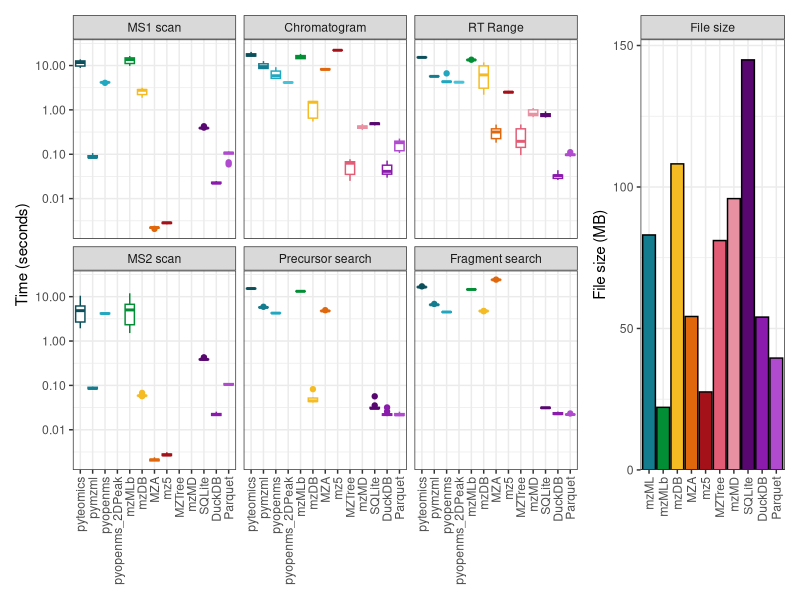
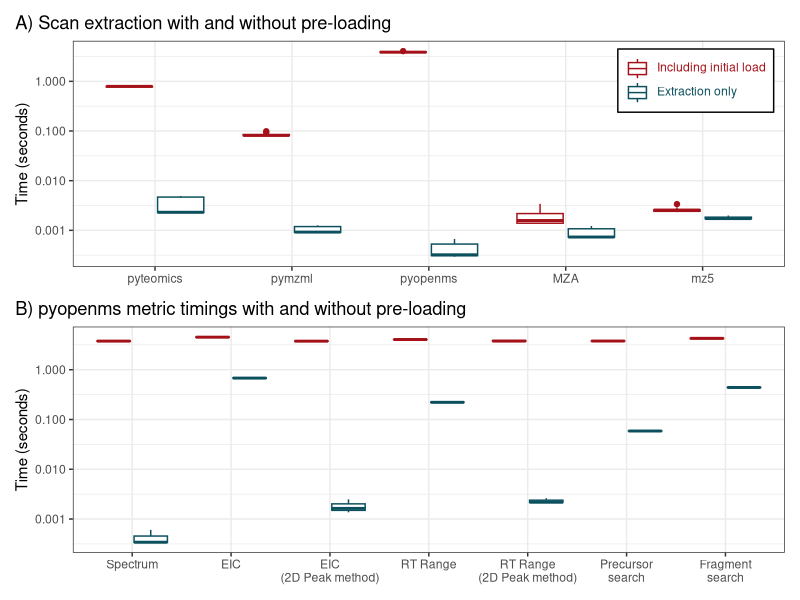
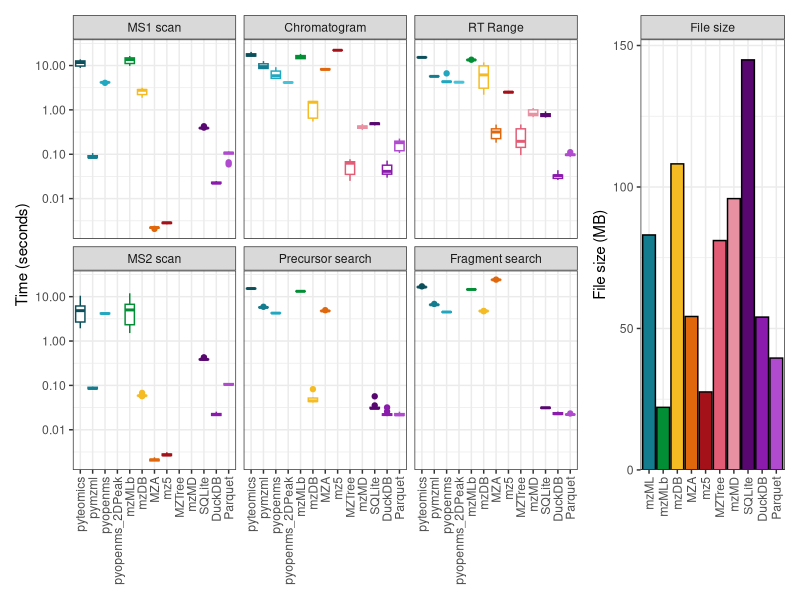
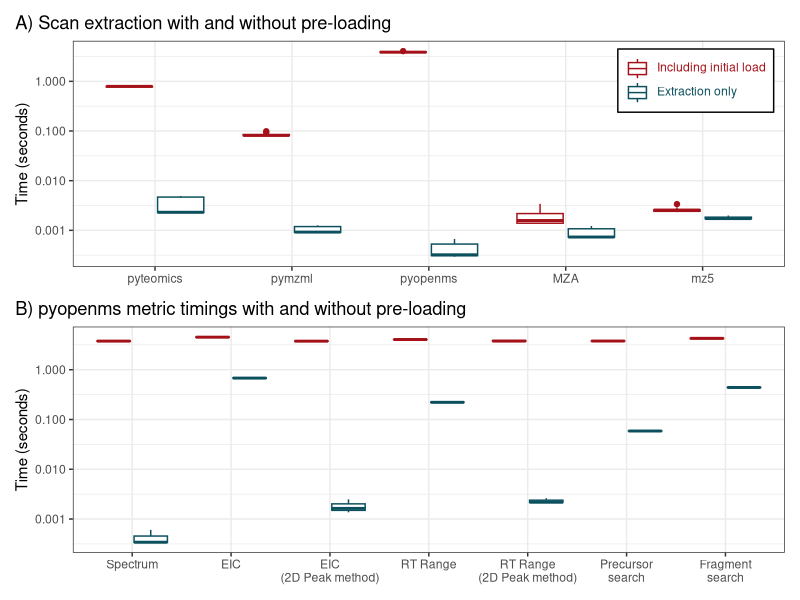

Here is the R script that generated these plots, in order: (Note: this script raises an error after producing the figures.)
## ---- chunk 1
knitr::opts_chunk$set(echo = TRUE, include=FALSE, eval=FALSE)
library(tidyverse)
library(ggtext)
library(patchwork)

method_names <- c("pyteomics", "pymzml", "pyopenms", "pyopenms_2DPeak",
                  "mzMLb", "mzDB", "MZA", "mz5", 
                  "MZTree", "mzMD", 
                  "SQLite", "DuckDB", "Parquet")
method_colors <- c("#0B4F5B", "#147C8F", "#21A8C0", "#44C3DA", 
                   "#028e34", "#f4bb23", "#e0670b", "#a41118", 
                   "#E25C76", "#E891A2", 
                   "#580770", "#8A1BAC", "#B04ACF")

## ---- chunk 2
all_timings <- read_csv("data/singlefile_times.csv") %>% 
  mutate(method=factor(method, levels=method_names)) %>%
  mutate(query=factor(query, levels=c("ms1_spec", "chrom", "rtrange",
                                      "ms2_spec", "premz", "fragmz"),
                      labels=c("MS1 scan", "Chromatogram", "RT Range",
                               "MS2 scan", "Precursor search",
                               "Fragment search")))
all_sizes <- read_csv("data/file_sizes.csv") %>%
  mutate(method=factor(method, levels=method_names))

time_boxplot <- all_timings %>%
  ggplot() +
  geom_boxplot(aes(x=method, y=time, color=method)) +
  facet_wrap(~query) +
  scale_y_log10() +
  scale_color_manual(breaks = method_names, values=method_colors) +
  labs(x=NULL, y="Time (seconds)", color=NULL) +
  theme_bw() +
  theme(axis.text.x = element_text(angle=90, hjust=1, vjust=0.5),
        legend.position = "none")
size_barplot <- all_sizes %>%
  filter(!method%in%c("pyteomics", "pyopenms", "pyopenms_2DPeak")) %>%
  mutate(method=as.character(method)) %>%
  mutate(method=ifelse(method=="pymzml", "mzML", method)) %>%
  mutate(method=factor(method, levels=c("mzML", method_names))) %>%
  mutate(query="File size") %>%
  ggplot() +
  geom_hline(yintercept = 0) +
  geom_col(aes(x=method, y=file_size/1e6, fill=method), color="black") +
  scale_y_continuous(expand = expansion(mult = c(0, 0.05))) +
  scale_fill_manual(breaks = c("mzML", method_names), 
                    values=c("#147C8F", method_colors)) +
  facet_wrap(~query) +
  labs(x=NULL, y="File size (MB)", fill="File type") +
  theme_bw() +
  theme(axis.text.x = element_text(angle=90, hjust=1, vjust=0.5), legend.position = "none")

time_boxplot + size_barplot + plot_layout(widths = c(3.5, 1))

ggsave("figures/singlefile_fig.png", width = 6.5, height=5)

## ---- chunk 3
fun_levels = c("<span style='color:#a41118'>Including initial load</span>", 
               "<span style='color:#0b505c'>Extraction only</span>")
init_outside_gp <- read_csv("data/singlefile_supp.csv") %>%
  pivot_longer(pyteomics:mz5, names_to = "method", values_to="time") %>%
  mutate(method=factor(method, levels=method_names)) %>%
  mutate(fun_type=factor(fun_type, levels=c("inclusive", "minimal"),
                         labels=fun_levels)) %>%
  ggplot() +
  geom_boxplot(aes(x=method, y=time, color=fun_type)) +
  scale_y_log10() +
  scale_color_manual(breaks=fun_levels, values = c("#a41118", "#0b505c")) +
  labs(x=NULL, y="Time (seconds)", color=NULL) +
  theme_bw() +
  theme(legend.text=element_markdown(), legend.position = "inside",
        legend.justification.inside = c(0.98, 0.95),
        legend.background = element_rect(color='black'),
        plot.title.position = "plot", 
        plot.caption.position =  "plot") +
  ggtitle("A) Scan extraction with and without pre-loading")

pyopenms_precomp_gp <- read_csv("data/pyopenms_precomp.csv") %>%
  pivot_longer(rep1:rep3) %>%
  mutate(type=factor(type, levels=c("init", "precomp"),
                       labels=fun_levels)) %>%
  mutate(method=factor(method, levels=c("spec", "chrom", "chrom_2D", "rtrange",
                                        "rtrange_2D", "premz", "fragmz"),
                       labels = c("Spectrum", "EIC", "EIC\n(2D Peak method)",
                                  "RT Range", "RT Range\n(2D Peak method)",
                                  "Precursor\nsearch", "Fragment\nsearch"))) %>%
  ggplot() +
  geom_boxplot(aes(x=method, y=value, color=type)) +
  scale_y_log10() +
  scale_color_manual(breaks=fun_levels, values = c("#a41118", "#0b505c")) +
  theme_bw() +
  theme(legend.position = "none", 
        plot.title.position = "plot", 
        plot.caption.position =  "plot") +
  labs(x=NULL, y="Time (seconds)", color=NULL) +
  ggtitle("B) pyopenms metric timings with and without pre-loading")

init_outside_gp / pyopenms_precomp_gp
ggsave("figures/supp_preload_fig.png", width = 6.5, height=5)
## ---- chunk 4
multichrom_times <- read_csv("data/multichrom_times.csv")
timelabs <- c("0.01 seconds", "One second", "One minute", "One hour")
multichrom_times %>%
  mutate(method=factor(method, levels=method_names)) %>%
  ggplot(aes(x=n_chroms, y=time, color=method, fill=method)) +
  geom_abline(slope=1, intercept=-3:3, color="black") +
  geom_smooth(method="lm", formula="y~x", alpha=0.2, fill="grey50") +
  geom_point(position = position_dodge(width=0.1), color="black", pch=21, size=3) +
  scale_y_log10(breaks=c(0.01, 1, 60, 3600), labels=timelabs) +
  scale_x_log10(breaks=c(1, 3, 10, 30, 100)) +
  scale_fill_manual(breaks = method_names, values=method_colors, 
                    aesthetics = c("fill", "color")) +
  labs(x="Number of chromatograms extracted", y="Time required",
       color=NULL, fill=NULL) +
  theme_bw() +
  theme(panel.grid.minor = element_blank())
ggsave("figures/multichrom_fig.png", width = 6.5, height=5)
## ---- chunk 5
multichrom_times <- read_csv("data/multichrom_times.csv")
multichrom_baseline_df <- multichrom_times %>%
  filter(n_chroms==1) %>%
  summarise(time=mean(time), .by=method) %>%
  mutate(method=factor(method, levels=method_names))
multichrom_times %>%
  mutate(method=factor(method, levels=method_names)) %>%
  ggplot(aes(x=n_chroms, y=time, color=method, fill=method)) +
  geom_abline(aes(slope=1, intercept=log10(time)), data=multichrom_baseline_df) +
  geom_smooth(method="lm", formula="y~x", color="black") +
  geom_point(position = position_dodge(width=0.1), color="black", pch=21, size=3) +
  scale_y_log10(expand=expansion(0.1)) +
  scale_x_log10(breaks=unique(multichrom_times$n_chroms), expand=expansion(0.1)) +
  scale_fill_manual(breaks = method_names, values=method_colors, 
                    aesthetics = c("fill", "color")) +
  facet_wrap(~method, scales="free_y") +
  labs(x="Number of chromatograms extracted", y="Time required (seconds)") +
  theme_bw() +
  theme(legend.position = "none")
ggsave("figures/supp_multichrom_facets.png", width = 6.5, height=5)
## ---- chunk 6
type_labels = c("<span style='color:#a41118'>For loop</span>", 
               "<span style='color:#f4bb23'>Unified query</span>",
               "<span style='color:#147C8F'>Non-equi join</span>")
read_csv("data/dbloopjoinuni_times.csv") %>%
  separate(method, into = c("method", "type")) %>%
  mutate(type=case_when(
    type=="join"~"Non-equi join",
    type=="loop"~"For loop",
    type=="unified"~"Unified query"
  )) %>%
  mutate(type=factor(type, levels=c("For loop", "Unified query", "Non-equi join"),
                     labels=type_labels)) %>%
  mutate(method=factor(method, levels=c("sqlite", "duckdb", "parquet"),
                       labels=c("SQLite", "DuckDB", "Parquet"))) %>%
  ggplot(aes(x=n_chroms, y=time, fill=type)) +
  geom_point(position=position_dodge(width = 0.1), color="black", size=3, pch=21) +
  facet_wrap(~method, nrow=1) +
  scale_y_log10() +
  scale_x_log10(breaks=c(1, 3, 10, 30, 100)) +
  scale_fill_manual(breaks=type_labels, values = c("#a41118", "#f4bb23", "#147C8F")) +
  labs(x="Number of chromatograms", y="Time required (seconds)", fill=NULL) +
  theme_bw() +
  theme(legend.position = "inside", legend.justification.inside = c(0.5, 0.95),
        legend.background = element_rect(color='black'),
        legend.text=element_markdown(),
        plot.title.position = "plot", 
        plot.caption.position =  "plot")
ggsave("figures/supp_dbloopjoinuni.png", width = 6.5, height=5)
## ---- chunk 7
idx_gp <- read_csv("data/idx_ord_times.csv") %>%
  mutate(file_size=ifelse(method=="Parquet", file_size-1, file_size)) %>%
  ggplot() +
  geom_boxplot(aes(x=file_size/1e6, y=time, color=method), position=position_identity(), width=10, fill="transparent") +
  scale_y_log10() +
  labs(x="Database size (MB)", y="Time (seconds)", color=NULL) +
  theme_bw() +
  theme(legend.position="inside", legend.justification.inside = c(0, 0),
        legend.background = element_rect(color="black")) +
  guides(color=guide_legend(nrow=2))


multifile_data <- read_csv("data/multifile_times.csv") %>%
  mutate(type=factor(type, levels=c("multifile", "singlefile"),
                     labels=c("Single database", "One database per MS file"))) %>%
  mutate(method=factor(method, levels=c("sqlite", "duckdb", "parquet"),
                       labels=c("SQLite", "DuckDB", "Parquet"))) %>%
  mutate(n_file_fact=factor(n_files, levels=c(1, 3, 10, 30, 100), 
                        labels=c("One file", "3 files", "10 files", 
                                "30 files", "100 files")))

multifile_data %>%
  select(method, n_files, time, type) %>%
  mutate(n_files=log10(n_files), time=log10(time)) %>%
  nest(data=c(n_files, time)) %>%
  mutate(lmfit=map(data, ~broom::tidy(lm(.x$time~.x$n_files, offset = .x$n_files)))) %>%
  unnest(lmfit) %>%
  filter(term!="(Intercept)")

xdb_gp <- multifile_data %>%
  ggplot(aes(x=n_files, y=time, color=method, fill=method)) +
  geom_abline(slope = 1, intercept = -5:3) +
  geom_smooth(method="lm", formula=y~x, position=position_dodge(width=0.2), fill="grey50") +
  geom_point(position=position_dodge(width=0.2), color="black", pch=21) +
  facet_wrap(~type, nrow=1) +
  scale_y_log10() +
  scale_x_log10() +
  # scale_color_manual(breaks = method_names, values=method_colors, aesthetics = c("color", "fill")) +
  scale_color_viridis_d(aesthetics = c("color", "fill"), begin = 0.2, end = 0.8) +
  labs(x="Number of files", y="Time (seconds)", color=NULL, fill=NULL) +
  theme_bw() +
  theme(legend.position="inside", legend.justification.inside = c(0.05, 0.95),
        legend.background = element_rect(color="grey80"))

xmeth_gp <- multifile_data %>%
  ggplot() +
  geom_boxplot(aes(x=n_file_fact, y=time, color=type)) +
  facet_wrap(~method, nrow=1) +
  scale_y_log10() +
  scale_color_viridis_d(option = "A", begin = 0.4, end = 0.8) +
  theme_bw() +
  labs(x="Number of files", y="Time (seconds)", color="Database type") +
  theme(legend.position="top")

idx_gp + (xdb_gp/xmeth_gp + plot_layout(heights = c(2,1)))
ggsave("figures/multifile_fig.png", width = 10.5, height=7)
